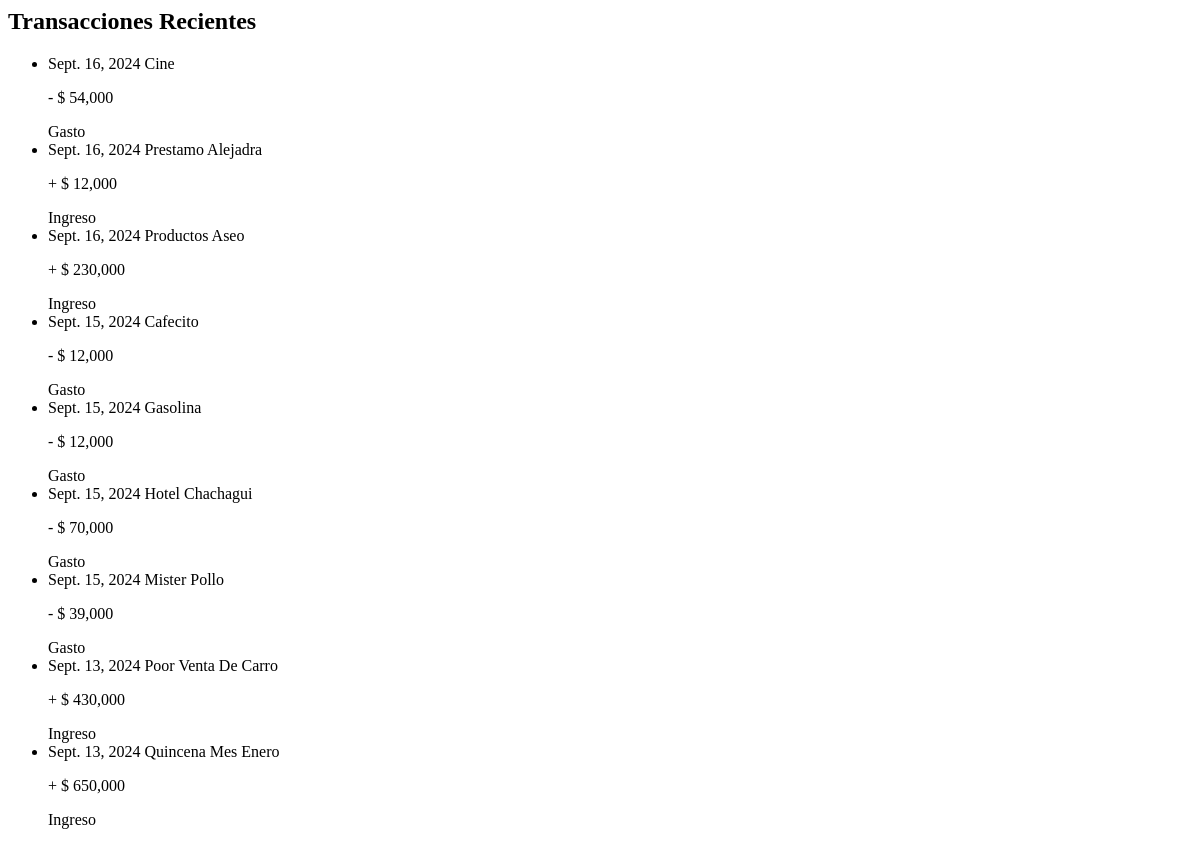
The page /dashboard/transactions/ on the database as committed earlier.
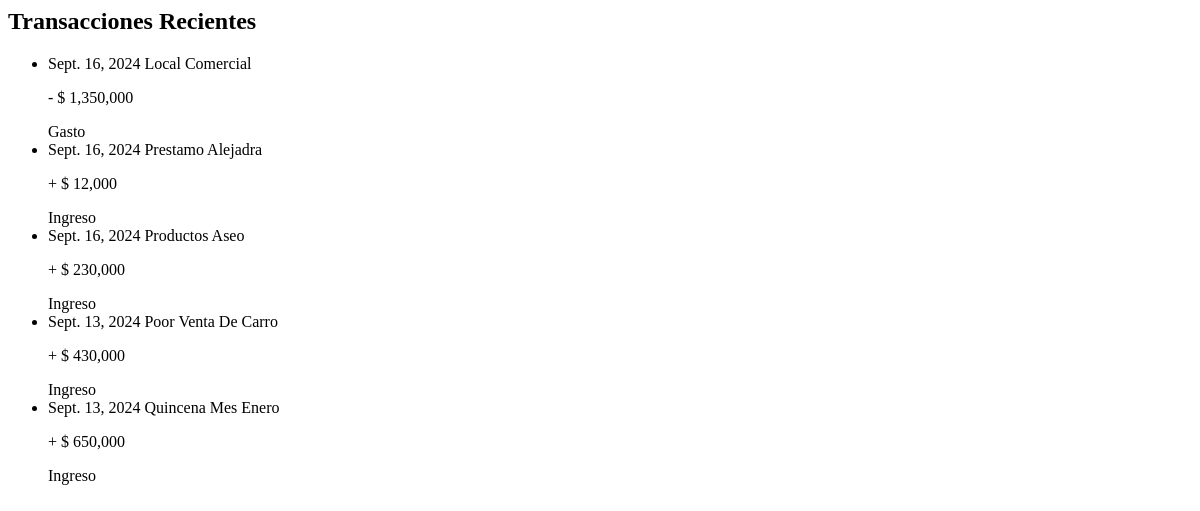
The same page on the database as committed later.
### Transaction/models.py (models this page shows, shortened)
class Transaction(models.Model):
    class TypePay(models.TextChoices):
        EFECTIVO = "Efectivo"
        TRANSFERENCIA = "Transferencia"
        NEQUI = "Nequi"
        TARJETA_CREDTO = "Tarjeta de Credito"
    description = models.CharField(max_length=150, null=True, blank=True)
    value = models.DecimalField(max_digits=10, decimal_places=2, default=0)
    way_to_pay = models.CharField(max_length=100, choices=TypePay.choices)
    created = models.DateField(auto_now_add=True)
    updated = models.DateField(auto_now_add=True)
    class Meta:
        abstract = True

class Expense(Transaction):
    class TypeExpense(models.TextChoices):
        ALIMENTACION = "Alimentacion"
        TRANSPORTE = "Transporte"
        ALOJAMIENTO = "Alojamiento"
        ENTRETENIMIENTO = "Entretenimiento"
        SALUD = "Salud"
        EDUCACION = "Educación"
        INPUESTOS = "Impuestos"
        SEGUROS = "Seguros"
        SERVICIOS_PUBLICOS = "Servicios públicos"
        MANTENIMIENTO = "Mantenimiento"
        MODA = "Moda"
        TEXNOLOGIA = "Tecnología"
        REGALOS = "Regalos"
        VIAJES = "Viajes"
        ARRIENDO = "Arriendo"
        NEGOCIO = "Negocio"
        TARJETA_CREDITO = "Tarjeta de Credito"
        MERCANCIAS = "Mercancias"
        PROVEEDORES = "Proveedores"
    type = models.CharField(max_length=150, choices=TypeExpense.choices)
    class Meta:
        verbose_name = ("Expense")
        verbose_name_plural = ("Expenses")

class Income(Transaction):
    class TypeIncome(models.TextChoices):
        SALARIO = "Salario"
        BONIFICACION = "Bonificacion"
        ALQUILER = "Alquileres"
        INTERESES = "Intereses"
        GANACIAS = "Ganancias"
        PENSION = "Pension"
        HERENCIA = "Herencia"
        VENTAS = "Ventas"
        SUBSIDIOS = "Subsidios"
    type = models.CharField(max_length=150, choices=TypeIncome.choices)
    class Meta:
        verbose_name = ("Income")
        verbose_name_plural = ("Incomes")

### Transaction/views.py (the view)
# urls.py: path('transactions/', transactions_list, name='transactions_list'),
def transactions_list(request):
    name_template = 'transactions/partials/list_partial.html'
    incomes = Income.objects.annotate(
        category=Value('Ingreso')
    ).values('description','value','created','type','category')
    expenses = Expense.objects.annotate(
        category=Value('Gasto')
    ).values('description','value','created','type','category')
    transactions = expenses.union(incomes).order_by('-created')
    context = {
        'transactions': transactions,
    }
    return render(request, name_template, context)

### Transaction/templatetags/filters.py (called while the page is built)
@register.filter(name='format_value_total')
def format_value_total(value):
    return f'$ {value:,.0f}'

@register.filter(name='capitalize')
def capitalize(text):
    description_capitalize = ''
    for t in text.split(' '):
        description_capitalize += t.capitalize() + ' '
    return description_capitalize

### templates/transactions/partials/list_partial.html
{% load static %}
{% load filters %}
<div id="transactions-list">
    <h2>Transacciones Recientes</h2>
    <ul>
        {% for t in transactions %}
        <li>
            {{t.created}}
            {{t.description|capitalize}}
            <p>
                {% if t.category == 'Gasto' %}
                    -
                {% else %}
                    +
                {% endif %}
                {{t.value|format_value_total}}
            </p>
            {{t.category}}
        </li>
        {% endfor %}
    </ul>
</div>

Rows that differ between the two databases and show on the page:
removed Expense: created "Sept. 16, 2024", description "Cine", value "$ 54,000", category "Gasto"
removed Expense: created "Sept. 15, 2024", description "Cafecito", value "$ 12,000", category "Gasto"
removed Expense: created "Sept. 15, 2024", description "Gasolina", value "$ 12,000", category "Gasto"
removed Expense: created "Sept. 15, 2024", description "Hotel Chachagui", value "$ 70,000", category "Gasto"
removed Expense: created "Sept. 15, 2024", description "Mister Pollo", value "$ 39,000", category "Gasto"
added Expense: created "Sept. 16, 2024", description "Local Comercial", value "$ 1,350,000", category "Gasto"
